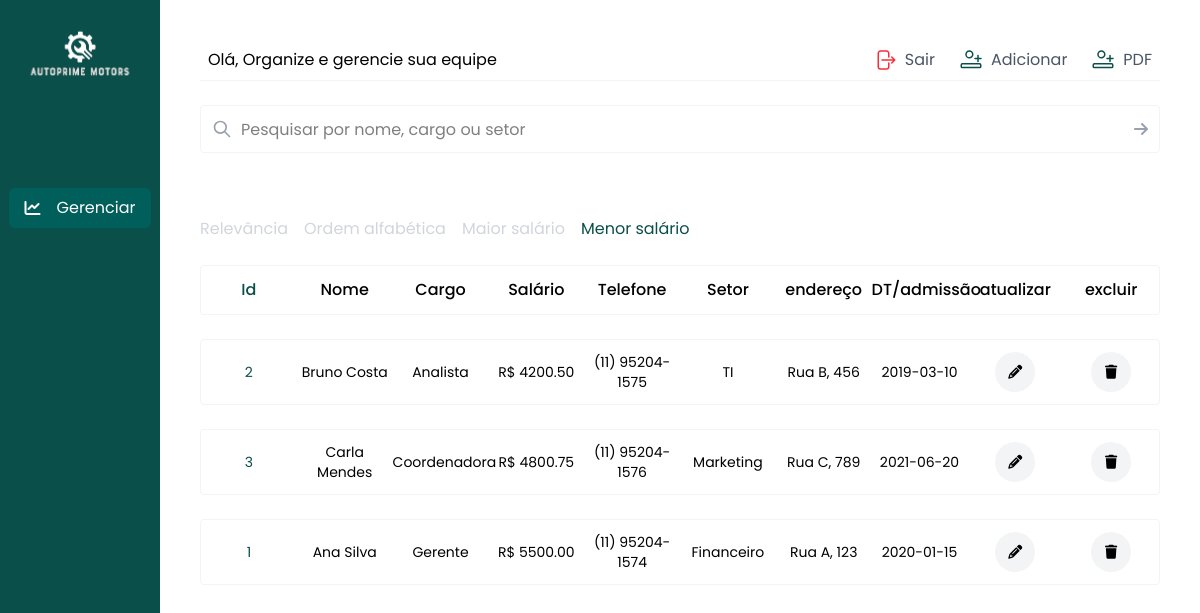
Screenshot of /resources/view/dashboard.php?order=low_salary (signed in) with the database file from the repository.
### tables this page shows
CREATE TABLE IF NOT EXISTS  tb_employee(
    id INT AUTO_INCREMENT PRIMARY KEY,
    name VARCHAR(100) NOT NULL,
    cpf VARCHAR(14) NOT NULL,
    position VARCHAR(50) NOT NULL,
    sector VARCHAR(50) NOT NULL,
    admission_date DATE NOT NULL,
    wage DECIMAL(10,2) NOT NULL,
    address TEXT NOT NULL,
    telephone VARCHAR(15) NOT NULL,
    email VARCHAR(100) NOT NULL,
    photo VARCHAR(255) 
);

### app/controller/EmployeeController.php (called while the page is built, shortened)
<?php
require_once __DIR__ . '/../../database.php';
require_once __DIR__ . '/../model/Employee.php';
class EmployeeController
{
    private $conn;
    public function __construct($conn)
    {
        $this->conn = $conn;
    }
    public function allEmployees()
    {
        $employee = new Employee($this->conn);
        return $employee->allEmployees();
    }
}

### app/model/Employee.php (called while the page is built, shortened)
<?php
class Employee
{
    private $conn;
    public function __construct(
        $conn,
        $name = null,
        $cpf = null,
        $position = null,
        $sector = null,
        $admission_date = null,
        $wage = null,
        $address = null,
        $telephone = null,
        $email = null,
        $photo = null,
    ) {
        $this->conn = $conn;
    }
    public function allEmployees()
    {
        $stmt = $this->conn->prepare('SELECT * FROM tb_employee');
        $stmt->execute();
        return $stmt->fetchAll(\PDO::FETCH_ASSOC);
    }
}

### resources/view/dashboard.php (the view, shortened to what this page needs)
<?php
require '../../app/controller/EmployeeController.php';
$employeeController = new EmployeeController($conn);
$employees = $employeeController->allEmployees();
$orderArray = [
    ["id" => "relevance", "label" => "Relevância"],
    ["id" => "alphabetical", "label" => "Ordem alfabética"],
    ["id" => "high_salary", "label" => "Maior salário"],
    ["id" => "low_salary", "label" => "Menor salário"],
];
$currentOrder = isset($_GET['order']) ? $_GET['order'] : 'relevance';
switch ($currentOrder) {
    case 'low_salary':
        usort($employees, fn($a, $b) => $a['wage'] - $b['wage']);
        break;
}
$registros_por_pagina = 6;
$pagina = isset($_GET['pagina']) ? (int)$_GET['pagina'] : 1;
$pagina_atual = array_slice($employees, ($pagina - 1) * $registros_por_pagina, $registros_por_pagina);
?>
<!DOCTYPE html>
<html lang="pt-br">
<?php include '../../src/layout/layout.php'; ?>
<body style="font-family: 'Poppins', sans-serif;">
    <main class="flex  min-h-screen">
        <nav class="bg-teal-900 min-h-screen w-[15%] flex  flex-col items-center gap-10 justify-between">
            <section class="flex flex-col gap-4 ">
                <img src="../../public/images/dashboard/motors.png" alt="prime">
                <p class="box-border size 80  p-2 w-40 text-2xl"></p>
                <div class="flex flex-col gap-8 text-white text-base items-center">
                    <button class="flex items-center gap-4 cursor-pointer">
                    <button class="flex items-center gap-4 cursor-pointer bg-teal-800 px-4 py-2 rounded-md">
                        <i class="fa-solid fa-chart-line"></i>
                        <a>Gerenciar</a>
                    </button>
                </div>
            </section>
        </nav>
        <section class="flex-col flex gap-10 p-10 w-full  items-center relative">
            <div class="flex flex-col gap-6 items-center w-full max-w-[1500px]">
                <div class="flex justify-between w-full border-b border-[#F3F4F6] p-2 items-center">
                    <h1 class="text-base">Olá, Organize e gerencie sua equipe</h1>
                    <section class="flex gap-6 items-center">
                        <div class="flex gap-2 items-center">
                            <a href="../../app/controller/auth/LogoutController.php" class="flex items-center gap-2 text-gray-600 hover:text-teal-900">
                                Sair
                            </a>
                        </div>
                        <div class="flex gap-2 items-center">
                            <button type="button" id="openModal" class="flex items-center gap-2 text-gray-600 hover:text-teal-900  cursor-pointer  ">
                                Adicionar
                            </button>
                        </div>
                        <div class="flex gap-2 items-center">
                            <a href="../../app/controller/ReportController.php" type="button" class="flex items-center gap-2 text-gray-600 hover:text-teal-900  cursor-pointer  ">
                                PDF
                            </a>
                        </div>
                    </section>
                </div>
                <form
                    method="GET"
                    class="relative w-full ">
                    <div class="absolute inset-y-0 left-0 pl-3 flex items-center pointer-events-none ">
                        <svg xmlns="http://www.w3.org/2000/svg" class="h-5 w-5 text-gray-400" fill="none" viewBox="0 0 24 24" stroke="currentColor" stroke-width="2">
                            <path stroke-linecap="round" stroke-linejoin="round" d="M21 21l-6-6m2-5a7 7 0 11-14 0 7 7 0 0114 0z" />
                        </svg>
                    </div>
                    <input
                        name="search"
                        class="outline-none border border-[#F3F4F6] rounded-sm w-full h-12 pl-10 pr-12"
                        type="text" placeholder="Pesquisar por nome, cargo ou setor">
                    <button type="submit" class="absolute inset-y-0 right-0 pr-3 flex items-center cursor-pointer">
                        <i class="fa-solid fa-arrow-right text-gray-400"></i>
                    </button>
                </form>
                <div class="flex gap-4 w-full mt-10 justify-between items-center">
                    <div class="flex gap-4">
                        <?php foreach ($orderArray as $order): ?>
                            <a
                                href="?order=<?= $order['id'] ?>"
                                class="cursor-pointer hover:underline underline-offset-4 <?= $currentOrder === $order['id'] ? 'text-teal-900' : 'text-gray-300 ' ?> "><?= $order['label'] ?></a>
                        <?php endforeach; ?>
                    </div>
                </div>
                <div class="grid grid-cols-10 text-base py-3 w-full border border-[#F3F4F6] rounded-sm text-center ">
                    <p class="font-medium text-teal-900">Id</p>
                    <p class="font-medium">Nome</p>
                    <p class="font-medium">Cargo</p>
                    <p class="font-medium">Salário</p>
                    <p class="font-medium">Telefone</p>
                    <p class="font-medium">Setor</p>
                    <p class="font-medium">endereço</p>
                    <p class="font-medium">DT/admissão</p>
                    <p class="font-medium">atualizar</p>
                    <p class="font-medium">excluir</p>
                </div>
                <?php foreach ($pagina_atual as $emp): ?>
                    <div class="grid grid-cols-10 text-sm py-3 w-full border border-[#F3F4F6] rounded-sm text-center items-center ">
                        <p class="text-teal-900"><?= $emp['id'] ?></p>
                        <p><?= $emp['name'] ?></p>
                        <p><?= $emp['position'] ?></p>
                        <p>R$ <?= $emp['wage'] ?></p>
                        <p ><?= $emp['telephone'] ?></p>
                        <p><?= $emp['sector'] ?></p>
                        <p class="address"><?= $emp['address'] ?></p>
                        <p ><?= $emp['admission_date'] ?></p>
                        <button class="text-center flex items-center justify-center openModalUpdate ">
                            <a class="bg-[#F3F4F6] w-10 h-10 flex items-center justify-center rounded-full cursor-pointer hover:bg-teal-800  hover:text-white transition-all duration-400">
                                <p class="font-medium"><i class="fa-solid fa-pencil"></i></p>
                            </a>
                        </button>
                        <button class="text-center flex items-center justify-center">
                            <a href="../../routes/employeeRoutes.php?action=delete&id=<?= $emp['id'] ?>" class="bg-[#F3F4F6] w-10 h-10 flex items-center justify-center rounded-full cursor-pointer hover:bg-teal-800  hover:text-white transition-all duration-400">
                                <p class="font-medium"><i class="fa-solid fa-trash "></i></p>
                            </a>
                        </button>
                    </div>
                <?php endforeach; ?>
            </div>
        </section>
</body>
</html>

### rows the page displays
tb_employee: id "2", name "Bruno Costa", position "Analista", wage "4200.50", telephone "(11) 95204-1575", sector "TI", address "Rua B, 456", admission_date "2019-03-10"
tb_employee: id "3", name "Carla Mendes", position "Coordenadora", wage "4800.75", telephone "(11) 95204-1576", sector "Marketing", address "Rua C, 789", admission_date "2021-06-20"
tb_employee: id "1", name "Ana Silva", position "Gerente", wage "5500.00", telephone "(11) 95204-1574", sector "Financeiro", address "Rua A, 123", admission_date "2020-01-15"

### other values shown
$order['label'] "Relevância"
$order['label'] "Ordem alfabética"
$order['label'] "Maior salário"
$order['label'] "Menor salário"
